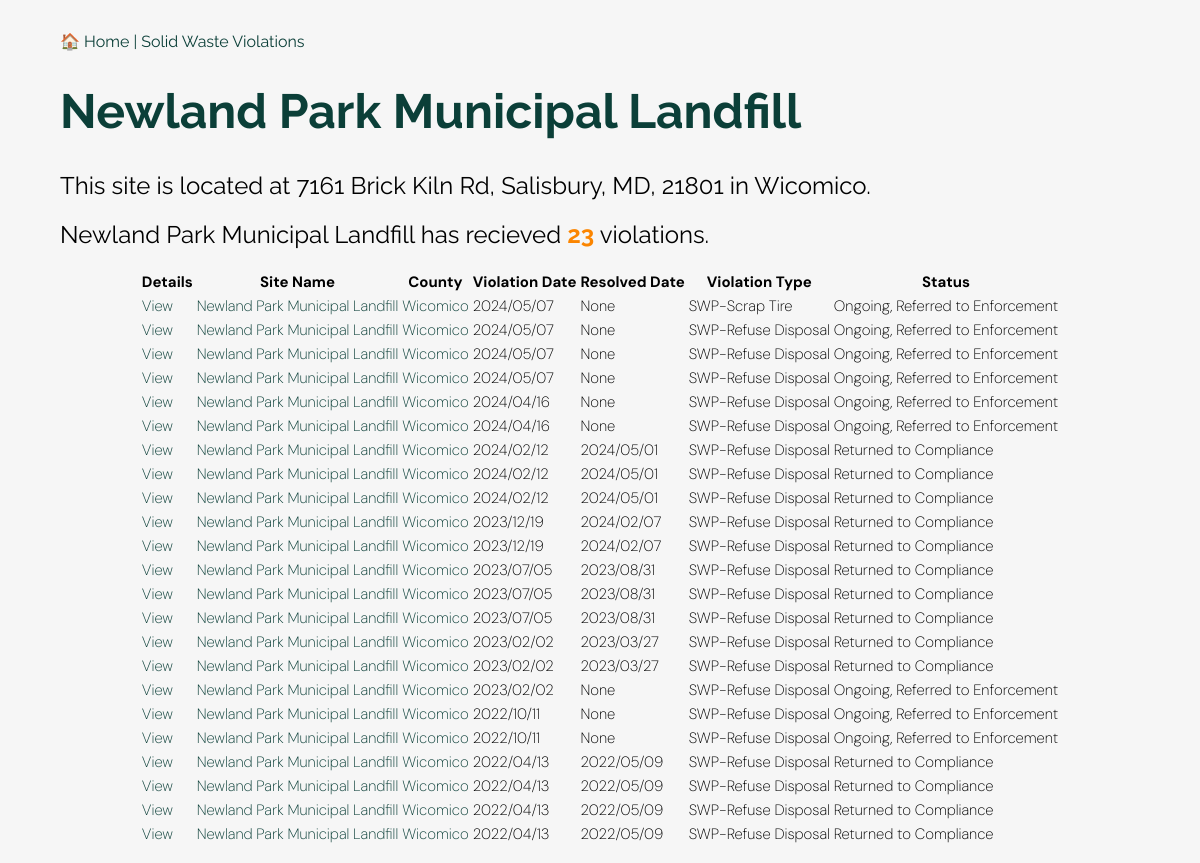
Page /site/29763 on the earlier database version.
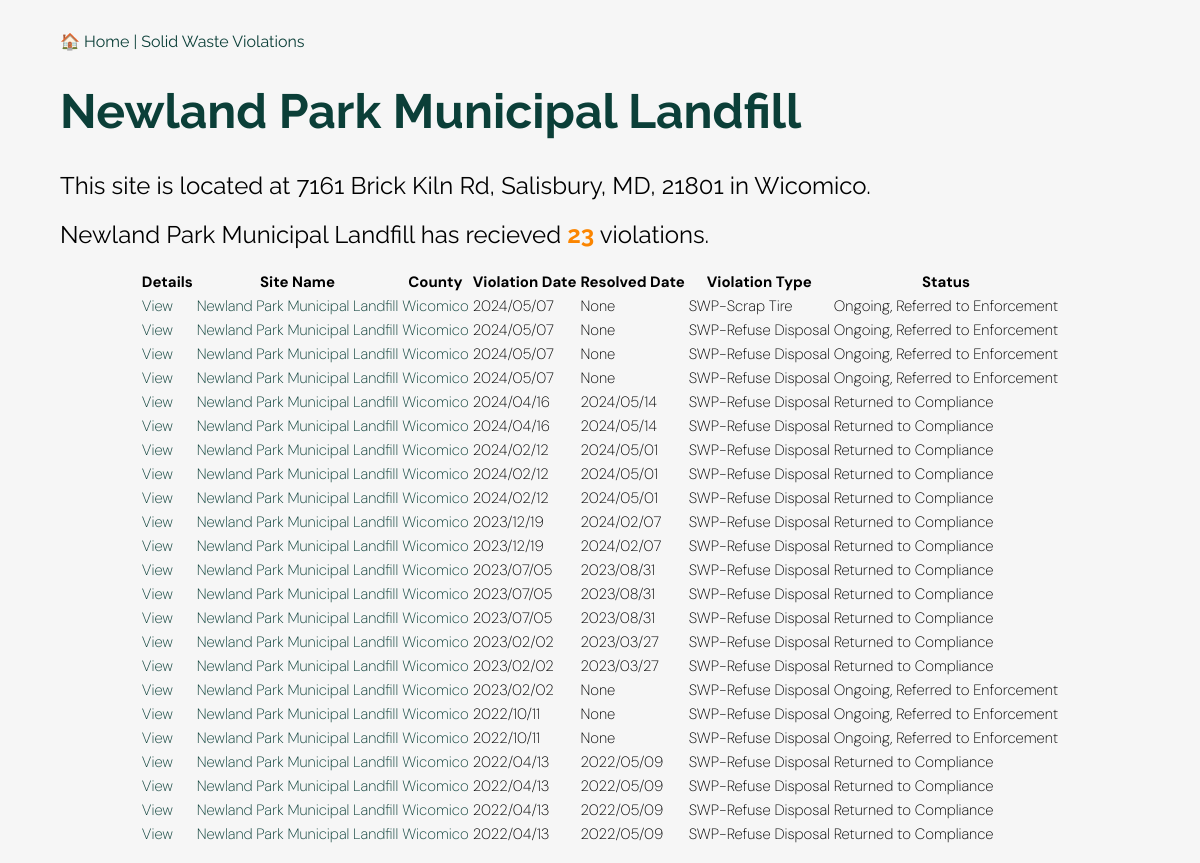
Same page on the later database version.
### app.py (models this page shows)
class Violation(Model):
    site_no = CharField()
    site_name = CharField()
    street_address = CharField()
    city_state_zip = CharField()
    county = CharField()
    media = CharField()
    violation_date = DateTimeField()
    status = CharField()
    resolved_date = DateTimeField()
    violation = CharField()
    id = CharField(primary_key=True, unique=True)
    @property
    def county_obj(self):
        return County.get(County.county == self.county)
    class Meta:
        table_name = "violations"
        database = db

### app.py (the view)
@app.route("/site/<site_no>")
def site(site_no):
    template = 'site.html'
    site_number = Violation.get(Violation.site_no == site_no)
    total_violations = (Violation
                        .select()
                        .where(Violation.site_no == site_no)
                        .count())
    violation_list = Violation.select().where(
        Violation.site_no == site_no
    ).order_by(Violation.violation_date.desc())
    site_violation_count = violation_list.count()
    return render_template(template,
    site_name = site_number.site_name,
    street_address = site_number.street_address,
    county = site_number.county,
    city_state_zip = site_number.city_state_zip,
    violation_list = violation_list,
    site_violation_count = site_violation_count,
    )

### templates/site.html (shortened to what this page needs)
<!doctype html>
<html>
  <head>
    <link href="https://cdn.datatables.net/v/dt/dt-2.0.7/r-3.0.2/datatables.min.css" rel="stylesheet">
    <link rel="stylesheet" href="{{ url_for('static', filename='style.css') }}">
  </head>
  <body>
      <div class="jumbotron">
        <div class="container">
          <nav class="navbar navbar-expand-lg navbar-dark bg-dark">
            <a class="navbar-brand" href="/">&#127968 Home | Solid Waste Violations</a>
          </nav>
          <h1>{{ site_name }}</h1>
          <h2>This site is located at {{ street_address }}, {{ city_state_zip }} in {{ county }}.</h2>
          <h2>{{ site_name }} has recieved <div class="total">{{ site_violation_count }}</div> violations.</h2>
          <table id="violations" class="display">
            <thead>
            <tr>
              <th>Details</th>
              <th>Site Name</th>
              <th>County</th>
              <th>Violation Date</th>
              <th>Resolved Date</th>
              <th>Violation Type</th>
              <th>Status</th>
          </tr>
        </thead>
        <tbody>
          {% for violation in violation_list %}
          <tr>
            <td><a href="{{ url_for('detail', id=violation.id) }}">View</a></td>
            <td><a href="{{ url_for('site', site_no=violation.site_no) }}">{{ violation.site_name }}</a></td>
            <td><a href="{{ url_for('county', slug=violation.county_obj.slug) }}">{{ violation.county }}</td>
            <td>{{ violation.violation_date if violation.violation_date not in ['', 'None'] else 'None' }}</td>
            <td>{{ violation.resolved_date if violation.resolved_date not in ['', 'None'] else 'None' }}</td>
            <td>{{ violation.media }}</td>
            <td>{{ violation.status }}</td>
          </tr>
          {% endfor %}
        </tbody>
        </table>
        </div>
      </div>
  </body>
</html>

### static/style.css (style rules this page uses)
table { font-size: 15px; font-family: 'DM Sans', sans-serif; font-weight: 200; table-layout: fixed; margin: auto; }
.container { width: 90%; margin: auto; overflow-x: auto; }
tr, td, th { border-color: #f2f2f2; box-sizing: border-box; }
body { margin: 0 auto; padding: 0; font-family: 'Raleway', sans-serif; background-color: #F6F6F6; max-width: 1200px; margin-top: 2em; margin-bottom: 1em; }
h1 { color: #0B3F38; font-size: 3em; }
.total { font-weight: bold; color: #fb8500; display: inline; }
a { text-decoration: none; color: #0B3F38; }
h1 { font-size: 3em; }
h2 { font-weight: normal; }

Differences in the rows shown:
changed Violation (number 6 of 23 on the later page): resolved_date "None" → "2024/05/14"; status "Ongoing, Referred to Enforcement" → "Returned to Compliance"
changed Violation (number 7 of 23 on the later page): resolved_date "None" → "2024/05/14"; status "Ongoing, Referred to Enforcement" → "Returned to Compliance"
